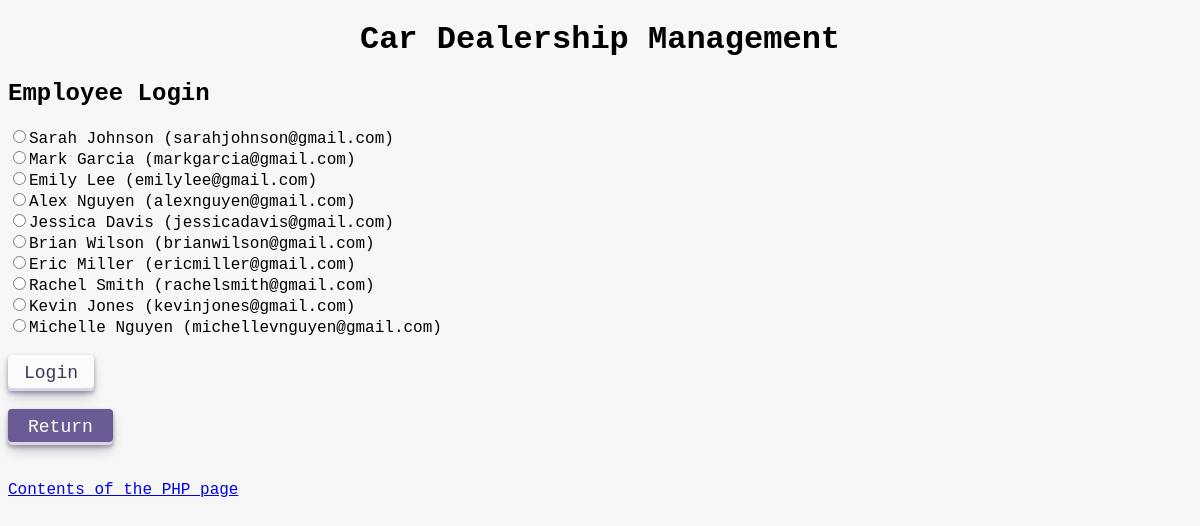
The page /employee_login.php on the database its author committed.
### tables this page shows
CREATE TABLE Employees (
  EmployeeID INT AUTO_INCREMENT PRIMARY KEY,
  FirstName VARCHAR(50) NOT NULL,
  LastName VARCHAR(50) NOT NULL,
  Email VARCHAR(100) UNIQUE NOT NULL,
  Phone VARCHAR(20) NOT NULL,
  Address VARCHAR(200) NOT NULL,
  HireDate DATE NOT NULL
);

### employee_login.php (the view, shortened to what this page needs)
<?php include 'header.php'; ?>
<!DOCTYPE html>
<html>
  <head>
  </head>
  <body>
    <h2>Employee Login</h2>
    <form action="employee_dashboard.php" method="post">
      <?php
        include('connectionData.txt');
        $conn = mysqli_connect($server, $user, $pass, $dbname, $port)
        or die('Error connecting to MySQL server.');
        $sql = "SELECT EmployeeID, FirstName, LastName, Email FROM Employees";
        $result = $conn->query($sql);
        if ($result->num_rows > 0) {
          while ($row = $result->fetch_assoc()) {
            echo '<input type="radio" id="employee_id" name="employee_id" required value="' . $row["EmployeeID"] . '">' . $row["FirstName"] . ' ' . $row["LastName"] . ' (' . $row["Email"] . ')<br>';
          }
        } else {
          echo "No employees found";
        }
      ?>
      <br>
      <button type='submit'>Login</button>
    </form>
    <br>
    <form action='index.php' method='post'>
        <button type='submit' class='return-button'>Return</button>
    </form>
    <br><br>
	<footer>
		<div style="text-align:bottom;">
			<a href="employee_login.txt">Contents of the PHP page</a>
		</div>
	</footer>
  </body>
</html>

### header.php (style rules this page uses)
* { box-sizing: border-box; font-family: "Lucida Console",monospace; }
body { background-color: #f7f7f7; }
button { align-items: center; appearance: none; background-color: #FCFCFD; border-radius: 4px; border-width: 0; box-shadow: rgba(45, 35, 66, 0.4) 0 2px 4px,rgba(45, 35, 66, 0.3) 0 7px 13px -3px,#D6D6E7 0 -3px 0 inset; box-sizing: border-box; color: #36395A; cursor: pointer; display: inline-flex; font-family: "Lucida Console", monospace; height: 36px; justify-content: center; line-height: 1; list-style: none; overflow: hidden; padding-left: 16px; padding-right: 16px; position: relative; text-align: left; text-decoration: none; transition: box-shadow .15s,transform .15s; user-select: none; -webkit-user-select: none; touch-action: manipulation; white-space: nowrap; will-change: box-shadow,transform; font-size: 18px; }
.return-button { background-color: #6b5b95; color: #fff; border: none; border-radius: 4px; padding: 10px 20px; font-size: 18px; }

### rows shown on the page
employees: FirstName "Sarah", LastName "Johnson", Email "sarahjohnson@gmail.com"
employees: FirstName "Mark", LastName "Garcia", Email "markgarcia@gmail.com"
employees: FirstName "Emily", LastName "Lee", Email "emilylee@gmail.com"
employees: FirstName "Alex", LastName "Nguyen", Email "alexnguyen@gmail.com"
employees: FirstName "Jessica", LastName "Davis", Email "jessicadavis@gmail.com"
employees: FirstName "Brian", LastName "Wilson", Email "brianwilson@gmail.com"
employees: FirstName "Eric", LastName "Miller", Email "ericmiller@gmail.com"
employees: FirstName "Rachel", LastName "Smith", Email "rachelsmith@gmail.com"
employees: FirstName "Kevin", LastName "Jones", Email "kevinjones@gmail.com"
employees: FirstName "Michelle", LastName "Nguyen", Email "michellevnguyen@gmail.com"
